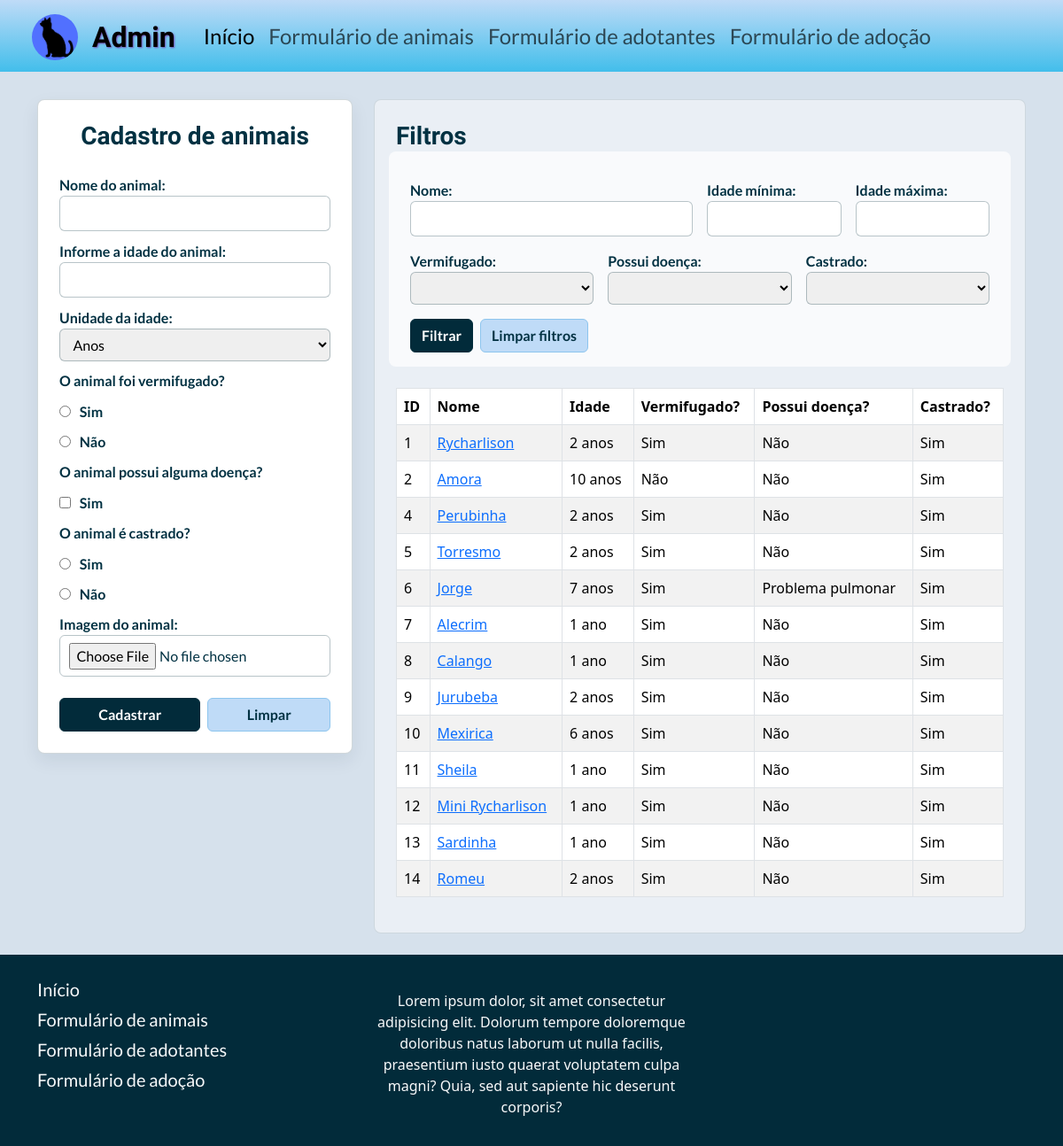
/animais-formulario.php?mensagem=erro, run on the app's committed database.
### tables this page shows
CREATE TABLE `tb_informacoes_gatos` (
  `id` int(11) NOT NULL AUTO_INCREMENT,
  `nome` varchar(150) NOT NULL,
  `vermifugado` tinyint(1) NOT NULL,
  `possui_doenca` varchar(50) DEFAULT NULL,
  `castrado` tinyint(1) NOT NULL,
  `idade` int(2) NOT NULL,
  `idade_unidade` enum('anos','meses') NOT NULL DEFAULT 'anos',
  `foto` varchar(1000) NOT NULL,
  PRIMARY KEY (`id`),
  UNIQUE KEY `id` (`id`)
);

### inc-formatar-idade.php (called while the page is built, shortened)
<?php
function formatar_idade_animal($idade, $idade_unidade = "anos"){
    $idade = (int) $idade;
    $idade_unidade = $idade_unidade === "meses" ? "meses" : "anos";
    return $idade . ($idade == 1 ? " ano" : " anos");
}
?>

### animais-formulario.php (the view, shortened to what this page needs)
<?php
include "inc-head.php";
?>
<body class="site-body pt-5 d-flex flex-column min-vh-100">
    <header>
        <?php include "inc-nav-admin.php"; ?>
    </header>
        <main class="container page-main mb-4">
            <div class="row g-4">
                <div class="col-md-12 col-lg-4">
                    <form id="formAnimais" action="animais-salvar.php" method="post" enctype="multipart/form-data" class="form-patinhas p-4">
                        <div class="text-center mb-3">
                            <h1 class="titulo fs-3">Cadastro de animais</h1>
                        </div>
                        <label for="nome">Nome do animal:</label>
                        <input id="nome" type="text" name="nome" pattern="^[ 0-9a-zA-Z\u00C0-\u00FF\b]+$" required>
                        <label for="idade">Informe a idade do animal:</label>
                        <input id="idade" type="number" name="idade" min="0" max="40" pattern="0-9" required>
                        <label for="idade_unidade">Unidade da idade:</label>
                        <select id="idade_unidade" name="idade_unidade" required>
                            <option value="anos">Anos</option>
                        </select>
                        <label>O animal foi vermifugado?</label>
                        <div>
                            <input type="radio" name="foi_vermifugado" value="sim" required>
                            <label>Sim</label>
                        </div>
                        <div>
                            <input type="radio" name="foi_vermifugado" value="nao">
                            <label>Não</label>
                        </div>
                        <label>O animal possui alguma doença?</label>
                        <div>
                            <input id="checkbox_doenca" type="checkbox" onchange="fnMostrarTBoxDoenca()">
                            <label for="checkbox_doenca">Sim</label>
                        </div>
                        <label>O animal é castrado?</label>
                        <div>
                            <input type="radio" name="foi_castrado" value="sim" required>
                            <label>Sim</label>
                        </div>
                        <div>
                            <input type="radio" name="foi_castrado" value="nao">
                            <label>Não</label>
                        </div>
                        <label>Imagem do animal:</label>
                        <input id="imagem" type="file" name="imagem" accept="image/*" required>
                        <div class="d-flex gap-2 mt-4">
                            <button class="btn btn-patinhas flex-fill" type="submit">Cadastrar</button>
                            <button class="btn btn-patinhas-secundario flex-fill" type="reset">Limpar</button>
                        </div>
                    </form>
                </div>
                <div class="col-md-12 col-lg-8">
                    <section class="page-section">
                        <h2 class="titulo fs-3 mb-3">Filtros</h2>
                        <?php
                        include "inc-conexao.php";
                        include_once "inc-formatar-idade.php";
                        $sql = "SELECT * FROM tb_informacoes_gatos WHERE 1 = 1";
                        $params = [];
                        $isIdadeMaximaValida = false;
                        $getNome = $_GET['filtro_nome'] ?? null;
                        $getIdadeMinima = $_GET['filtro_idade_minima'] ?? null;
                        $getIdadeMaxima = $_GET['filtro_idade_maxima'] ?? null;
                        $getVermifugado = $_GET['filtro_vermifugado'] ?? null;
                        $getCastrado = $_GET['filtro_castrado'] ?? null;
                        ?>
                        <form method="GET" action="" class="filter-form row g-3 align-items-end mb-4">
                            <div class="col-md-6">
                                <label>Nome:</label>
                                <input type="text" name="filtro_nome" <?php if(isset($getNome) && $getNome != ""){echo "value = '$getNome'";} ?> >
                            </div>
                            <div class="col-md-3">
                                <label>Idade mínima:</label>
                                <input type="number" name="filtro_idade_minima" <?php if(isset($getIdadeMinima) && $getIdadeMinima >= 0){echo "value = '$getIdadeMinima'";} ?> >
                            </div>
                            <div class="col-md-3">
                                <label>Idade máxima:</label>
                                <input type="number" name="filtro_idade_maxima" <?php if(isset($getIdadeMaxima) && $isIdadeMaximaValida){echo "value = '$getIdadeMaxima'";} ?> >
                            </div>
                            <div class="col-md-4">
                                <label>Vermifugado:</label>
                                <select name="filtro_vermifugado">
                                    <option></option>
                                    <option value="1" <?php if(isset($getVermifugado) && $getVermifugado == 1){echo "selected";} ?>>Sim</option>
                                </select>
                            </div>
                            <div class="col-md-4">
                                <label>Possui doença:</label>
                                <select name="filtro_doenca">
                                    <option></option>
                                    <option value="1" <?php if(isset($getDoencaValidada) && $getDoencaValidada == 1){echo "selected";} ?> >Sim</option>
                                </select>
                            </div>
                            <div class="col-md-4">
                                <label>Castrado:</label>
                                <select name="filtro_castrado">
                                    <option></option>
                                    <option value="1" <?php if(isset($getCastrado) && $getCastrado == 1){echo "selected";} ?>>Sim</option>
                                </select>
                            </div>
                            <div class="col-12 d-flex gap-2">
                                <button class="btn btn-patinhas" type="submit">Filtrar</button>
                                <button class="btn btn-patinhas-secundario" type="reset" onclick="fnLimparURL()">Limpar filtros</button>
                            </div>
                        </form>
                    <div class="table-patinhas">
                    <table class="table table-striped table-hover table-bordered border">
                        <thead>
                            <tr>
                                <th>ID</th>
                                <th>Nome</th>
                                <th>Idade</th>
                                <th>Vermifugado?</th>
                                <th>Possui doença?</th>
                                <th>Castrado?</th>
                            </tr>
                        </thead>
                        <?php
                        $resultado = mysqli_execute_query($conn, $sql, $params);
                        while($linha_resultado = mysqli_fetch_assoc($resultado) ){
                            echo '<tr>';
                            echo "<td> {$linha_resultado['id']} </td>";
                            echo "<td> <a href='animais-editar.php?id={$linha_resultado['id']}'> {$linha_resultado['nome']} </a> </td>";
                            echo "<td> " . formatar_idade_animal($linha_resultado['idade'], $linha_resultado['idade_unidade'] ?? "anos") . " </td>";
                            if($linha_resultado['vermifugado'] == 1){
                                echo "<td> Sim </td>";
                            }
                            else{
                                echo "<td> Não </td>";
                            }
                            if(!empty($linha_resultado['possui_doenca']) ){
                                echo "<td> {$linha_resultado['possui_doenca']} </td>";
                            }
                            else{
                                echo "<td> Não </td>";
                            }
                            if($linha_resultado['castrado'] == 1){
                                echo "<td> Sim </td>";
                            }
                            else{
                                echo "<td> Não </td>";
                            }
                            echo '</tr>';
                        }
                        ?>
                    </table>
                    </div>
                    </section>
                </div>
            </div>
        </main>
<?php include "inc-footer-admin.php"; ?>

### inc-head.php (shortened to what this page needs)
<!DOCTYPE html>
<html lang="pt-BR">
<head>
    <link href="https://cdn.jsdelivr.net/npm/bootstrap@5.3.8/dist/css/bootstrap.min.css" rel="stylesheet">
    <link href="./css/style.css" rel="stylesheet">
</head>

### inc-nav-admin.php (shortened to what this page needs)
<nav id="navbar-inicio" class="navbar fixed-top navbar-expand-md">
    <div class="container-fluid">
        <a class="navbar-brand fs-2 titulo d-flex align-items-center pt-2 me-4 logsombra" href="admin.php">
            <img src="./img/logo-patas-peludas.jpg" width="52px" class="d-inline-block me-3 ms-4 img-logo-ong" alt="Logo Patinhas Peludas">
            Admin
        </a>
        <div class="collapse navbar-collapse align-items-center" id="navbarNavDropdown">
            <ul class="navbar-nav">
                <li class="nav-item">
                    <a class="nav-link active fs-4 texto" aria-current="page" href="admin.php">Início</a>
                </li>
                <li class="nav-item">
                    <a class="nav-link fs-4 texto" href="animais-formulario.php">Formulário de animais</a>
                </li>
                <li class="nav-item">
                    <a class="nav-link fs-4 texto" href="adotantes-formulario.php">Formulário de adotantes</a>
                </li>
                <li class="nav-item">
                    <a class="nav-link fs-4 texto" href="adocao-formulario.php">Formulário de adoção</a>
                </li>
            </ul>
        </div>
    </div>
</nav>

### inc-footer-admin.php (shortened to what this page needs)
    <footer id="rodape" class="mt-auto pt-4 pb-3">
        <main class="container">
            <div class="row">
                <div class="col-4">
                    <nav>
                        <ul class="nav flex-column align-items-start">
                            <li class="nav-item mb-1">
                                <a class="nav-link active fs-5 texto text-light p-0 w-auto" aria-current="page" href="admin.php">Início</a>
                            </li>
                            <li class="nav-item mb-1">
                                <a class="nav-link fs-5 texto text-light p-0" href="animais-formulario.php">Formulário de animais</a>
                            </li>
                            <li class="nav-item mb-1">
                                <a class="nav-link fs-5 texto text-light p-0" href="adotantes-formulario.php">Formulário de adotantes</a>
                            </li>
                            <li class="nav-item mb-1">
                                <a class="nav-link fs-5 texto text-light p-0" href="adocao-formulario.php">Formulário de adoção</a>
                            </li>
                        </ul>
                    </nav>
                </div>
                <div class="col-4 text-center mt-3">
                    <p class="text-light">Lorem ipsum dolor, sit amet consectetur adipisicing elit. Dolorum tempore doloremque doloribus natus laborum ut nulla facilis, praesentium iusto quaerat voluptatem culpa magni? Quia, sed aut sapiente hic deserunt corporis?</p>
                </div>
            </div>
        </main>
    </footer>
</body>
</html>

### css/style.css (style rules this page uses)
#navbar-inicio { background: linear-gradient(#bfdbf7, #42beeb); background-color: #BFDBF7; }
#rodape { background-color: #022B3A; }
.titulo { font-family: Martel; font-weight: bold; }
.texto { font-family: Lato; }
.img-logo-ong { border-radius: 50%; }
body.site-body, #body-index { background-color: #d6e1ec; color: #003142; }
.page-main { flex: 1 0 auto; padding-top: 4rem; }
.page-section { background-color: rgba(255, 255, 255, 0.48); border: 1px solid rgba(2, 43, 58, 0.12); border-radius: 8px; padding: 1.5rem; }
.form-patinhas { background-color: #ffffff; border: 1px solid rgba(2, 43, 58, 0.18); border-radius: 8px; box-shadow: 0 0.5rem 1.25rem rgba(2, 43, 58, 0.08); }
.form-patinhas label { font-family: Lato; font-weight: 700; margin-top: 0.65rem; }
.form-patinhas input, .form-patinhas select, .filter-form input, .filter-form select { width: 100%; border: 1px solid rgba(2, 43, 58, 0.28); border-radius: 6px; padding: 0.45rem 0.65rem; font-family: Lato; }
.form-patinhas input[type="radio"], .form-patinhas input[type="checkbox"] { width: auto; margin-right: 0.35rem; }
.filter-form { background-color: rgba(255, 255, 255, 0.72); border-radius: 8px; padding: 1rem; }
.filter-form label { font-family: Lato; font-weight: 700; }
.table-patinhas { overflow-x: auto; }
.table-patinhas table { background-color: #ffffff; }
.btn-patinhas { background-color: #022B3A; border-color: #022B3A; color: #ffffff; font-family: Lato; font-weight: 700; }
.btn-patinhas-secundario { background-color: #bfdbf7; border-color: #8dc5ee; color: #003142; font-family: Lato; font-weight: 700; }
.logsombra { text-shadow: 1px 1px 2px #724bb1; }

### data on the page
tb_informacoes_gatos: id "1", nome "Rycharlison", idade+idade_unidade "2 anos", vermifugado "Sim", possui_doenca "Não", castrado "Sim"
tb_informacoes_gatos: id "2", nome "Amora", idade+idade_unidade "10 anos", vermifugado "Não", possui_doenca "Não", castrado "Sim"
tb_informacoes_gatos: id "4", nome "Perubinha", idade+idade_unidade "2 anos", vermifugado "Sim", possui_doenca "Não", castrado "Sim"
tb_informacoes_gatos: id "5", nome "Torresmo", idade+idade_unidade "2 anos", vermifugado "Sim", possui_doenca "Não", castrado "Sim"
tb_informacoes_gatos: id "6", nome "Jorge", idade+idade_unidade "7 anos", vermifugado "Sim", possui_doenca "Problema pulmonar", castrado "Sim"
tb_informacoes_gatos: id "7", nome "Alecrim", idade+idade_unidade "1 ano", vermifugado "Sim", possui_doenca "Não", castrado "Sim"
tb_informacoes_gatos: id "8", nome "Calango", idade+idade_unidade "1 ano", vermifugado "Sim", possui_doenca "Não", castrado "Sim"
tb_informacoes_gatos: id "9", nome "Jurubeba", idade+idade_unidade "2 anos", vermifugado "Sim", possui_doenca "Não", castrado "Sim"
tb_informacoes_gatos: id "10", nome "Mexirica", idade+idade_unidade "6 anos", vermifugado "Sim", possui_doenca "Não", castrado "Sim"
tb_informacoes_gatos: id "11", nome "Sheila", idade+idade_unidade "1 ano", vermifugado "Sim", possui_doenca "Não", castrado "Sim"
tb_informacoes_gatos: id "12", nome "Mini Rycharlison", idade+idade_unidade "1 ano", vermifugado "Sim", possui_doenca "Não", castrado "Sim"
tb_informacoes_gatos: id "13", nome "Sardinha", idade+idade_unidade "1 ano", vermifugado "Sim", possui_doenca "Não", castrado "Sim"
tb_informacoes_gatos: id "14", nome "Romeu", idade+idade_unidade "2 anos", vermifugado "Sim", possui_doenca "Não", castrado "Sim"
